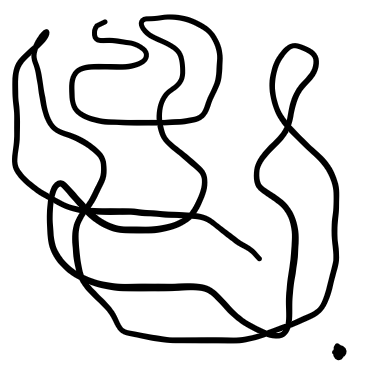
#> input picture pathFindingTest.png, 370 x 370 px; the run also reads 1 picture not shown here
$ python mapper.py
#> lines starting #> are read from the running program, lines starting #| are printed output that depends on the picture; after the words box and inside, x2 and y2 are one past the last pixel; in counts of white or black regions, pixels touching at a corner belong together
#> further down, image is the input picture: shape (370, 370, 3); min 0, max 255, mean 224.8
#	Incomplete
#	A* Algorithm

import cv2
import numpy as np
import math

targetIcon = cv2.imread('mapIcon.png',cv2.IMREAD_GRAYSCALE)
th,tw = 10,10
templateThreshold = 0.8

#Center of target Icon = (4,5)

def findTarget(image,targetIcon = targetIcon,threshold = 0.8,draw = False):
    targetPoint = (0,0)
    image_org = image
    image = cv2.cvtColor(image,cv2.COLOR_BGR2GRAY)
    res = cv2.matchTemplate(image,targetIcon,cv2.TM_CCOEFF_NORMED)
    ch,cw = 5,4
    loc = np.where( res >= threshold)

    for pt in zip(*loc[::-1]):
        targetPoint = (pt[0] + cw, pt[1] + ch)
        if draw:
            cv2.circle(image_org, (pt[0] + cw, pt[1] + ch), 1,(0,255,255), 1)

    return image_org,targetPoint

def getMap(screenshot):
    #Extracting Map
    gameMap = screenshot[360:459,32:142]
    return gameMap

def getDistance(point1,point2):
    dist = math.sqrt( ( (point1[0] - point2[0])*(point1[0] - point2[0]) )
                    + ( (point1[1] - point2[1])*(point1[1] - point2[1]) ) )
    return dist

def getClosestPoint(points = [],refPoint = ()):
    minDist = getDistance(points[0],refPoint)
    minDistIndex = 0
    for index,point in enumerate(points):
        if minDist > getDistance(point,refPoint):
            minDist = getDistance(point,refPoint)
            minDistIndex = index

    return points[minDistIndex]

def findPath(image,startPoint = (0,0),endPoint = (0,0),threshold = 10,drawOn = False):
#> called with startPoint = (104, 22), endPoint = (282, 335), threshold = 10, drawOn = True
    currentPoint = startPoint
    lastPoint = (0,0)
    path = []
    h,w = image.shape[0],image.shape[1]
#> h = 370; w = 370

    while 0 <= currentPoint[0] < w and 0 <= currentPoint[1] < h and currentPoint != endPoint:
        points = []
        lastPoint = currentPoint

        for dy in range(-1,2,1):
            for dx in range(-1,2,1):
                if dy == 0 and dx == 0:
                    continue
                elif not(0 <= currentPoint[1]+dy < h and 0 <= currentPoint[0]+dx < w):
                    break
                elif (image[currentPoint[1]+dy,currentPoint[0]+dx][0] <= threshold) and (image[currentPoint[1]+dy,currentPoint[0]+dx][1] <= threshold) and (image[currentPoint[1]+dy,currentPoint[0]+dx][2] <= threshold):
                    points.append((currentPoint[0]+dx,currentPoint[1]+dy))
                    print("got point.")

        if len(points) <= 0 :
            print("No points found.")
            break
        currentPoint = getClosestPoint(points,endPoint)
        image[currentPoint[1],currentPoint[0]][0] = 255
        image[currentPoint[1],currentPoint[0]][1] = 0
        image[currentPoint[1],currentPoint[0]][2] = 255
        path.append(currentPoint)
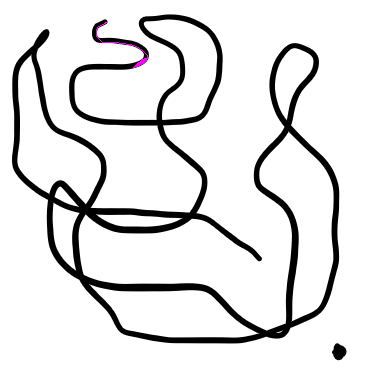
#> image: shape (370, 370, 3); 0.09% of pixels changed, all inside (x1, y1, x2, y2) = (96, 22, 148, 68)

    for point in path:
        print(point)

    return image

if __name__ == "__main__":
    image = cv2.imread('pathFindingTest.png')
    newImage = findPath(image,startPoint= (104,22),endPoint = (282,335),drawOn=True)
    newImage = cv2.resize(newImage,(500,500))
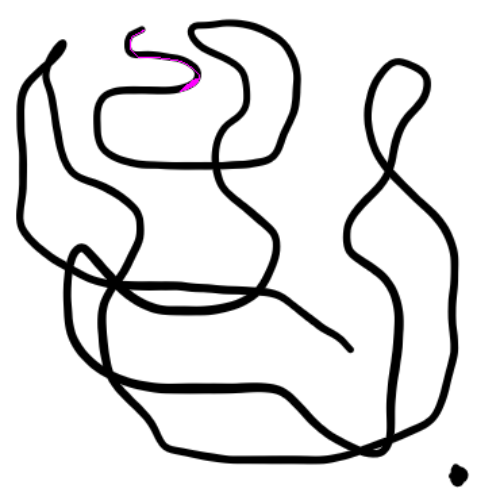
#> newImage: shape (500, 500, 3); mean B, G, R 225, 224.8, 225
    cv2.imshow("Mapper 1",newImage)
    cv2.waitKey(0)
    cv2.destroyAllWindows()
